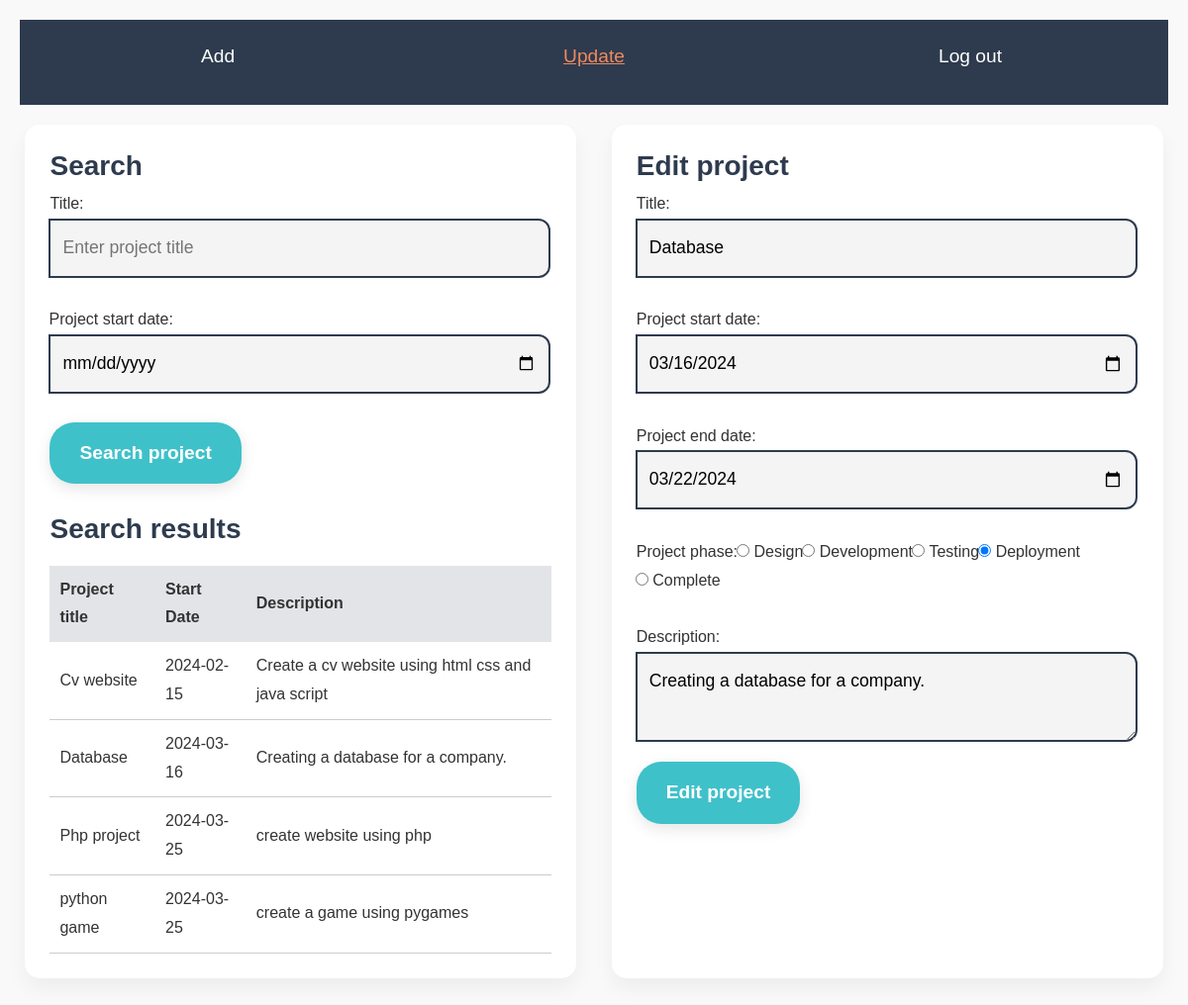
The app's page /update.php?id=2 (signed in) with its own data.
### tables this page shows
CREATE TABLE `projects` (
  `pid` int(10) UNSIGNED NOT NULL,
  `title` varchar(100) NOT NULL,
  `start_date` date DEFAULT NULL,
  `end_date` date DEFAULT NULL,
  `phase` enum('design','development','testing','deployment','complete') DEFAULT NULL,
  `description` varchar(500) DEFAULT NULL,
  `uid` int(10) UNSIGNED NOT NULL
);

### update.php (the view, shortened to what this page needs)
<!DOCTYPE html>
<html>
    <head>
        <link rel="stylesheet" href="https://cdn.jsdelivr.net/npm/bootstrap@5.1.1/dist/css/bootstrap.min.css" />
        <link rel="stylesheet" type="text/css" href="css/style.css" />
    </head>
    <body>
        <header id="main-header">
            <nav>
                <ul>
                    <li><a href="add.php">Add</a></li>
                    <li><a class="reactive" href="">Update</a></li>
                    <li><a href="#" onclick="logout()">Log out</a></li>
                </ul>
            </nav>
        </header>
        <main>
            <section class="boxes">
                <section id="left">
                    <h3>Search</h3>
                    <form method="post" action="update.php">
                        <section class="input-group">
                            <label>Title:</label>
                            <input name="title" type="text" placeholder="Enter project title">
                        </section><br>
                        <section class="input-group">
                            <br><label for="sDate">Project start date:</label>
                            <input type="date" name="sDate">
                        </section><br>
                        <button type="submit" value="Search project">Search project</button><br><br>
                    </form>
                    <h3>Search results</h3>
                                            <?php
                        if (!(isset($_POST['submitted2']))){
                            require_once ('connectdb.php');
                            try {
                                $query="SELECT  * FROM  projects ";
                                $rows =  $db->query($query);
                                if ( $rows && $rows->rowCount()> 0) {
                                    ?>
                                    <table cellspacing="0"  cellpadding="5" id="myTable" >
                                    <tr><th align='left'><b>Project title</b></th>   <th align='left'><b>Start Date</b></th> <th align='left'><b>Description</b></th ></tr>
                                        <?php
                                        while ($row = $rows->fetch()) {
                                            echo "<tr onclick=\"window.location='update.php?id=" . $row['pid'] . "'\">";
                                            echo "<td align='left'>" . $row['title'] . "</td>";
                                            echo "<td align='left'>" . $row['start_date'] . "</td>";
                                            echo "<td align='left'>" . $row['description'] . "</td>";
                                            echo "</tr>\n";
                                        }
                                    echo  '</table>';
                                }else {
                                    echo  "<p>No  projects in the list.</p>\n";
                                }
                            }catch (PDOException $ex) {
                                echo "<p style='color:red'>Failed to execute the query: " . $ex->getMessage() . "</p>\n";
                            }
                        }
                    ?>
                </section>
                <section id="right">
                    <h3>Edit project</h3>
                    <?php
                        if(isset($_GET['id'])) {
                            $project_id = $_GET['id'];
                            require_once ('connectdb.php');
                            $query = "SELECT * FROM projects WHERE projects.pid = ?";
                            $statement = $db->prepare($query);
                            $statement->execute(array($project_id));
                            $project_details = $statement->fetch(PDO::FETCH_ASSOC);
                            $phase= $project_details['phase'];
                            echo "<form method='post' action='update.php'>
                                <section class='input-row'>
                                    <section class='input-group'>
                                        <label>Title:</label>
                                        <input name='title' type='text' placeholder='Enter project title' value='" . htmlspecialchars($project_details['title']) . "'>
                                    </section><br>
                                    <section class='input-group'>
                                        <label for='sDate'>Project start date:</label>
                                        <input type='date' name='sDate' value='" . htmlspecialchars($project_details['start_date']) . "'>
                                    </section><br>
                                    <section class='input-group'>
                                        <label for='sDate'>Project end date:</label>
                                        <input type='date' name='eDate' value='" . htmlspecialchars($project_details['end_date']) . "'>
                                    </section><br>
                                    <section class='input-group'>
                                        <label>Project phase:</label>
                                        <div>
                                            <input type='radio' name='phase' value='design'" . ($phase === 'design' ? ' checked' : '') . ">
                                            <label for='design'>Design</label>
                                        </div>
                                        <div>
                                            <input type='radio' name='phase' value='development'" . ($phase === 'development' ? ' checked' : '') . ">
                                            <label for='development'>Development</label>
                                        </div>
                                        <div>
                                            <input type='radio' name='phase' value='testing'" . ($phase === 'testing' ? ' checked' : '') . ">
                                            <label for='testing'>Testing</label>
                                        </div>
                                        <div>
                                            <input type='radio' name='phase' value='deployment'" . ($phase === 'deployment' ? ' checked' : '') . ">
                                            <label for='deployment'>Deployment</label>
                                        </div>
                                        <div>
                                            <input type='radio' name='phase' value='complete'" . ($phase === 'complete' ? ' checked' : '') . ">
                                            <label for='complete'>Complete</label>
                                        </div>
                                    </section>
                                </section>
                                <br/>
                                <section class='input-group'>
                                    <label>Description:</label>
                                    <textarea id='textbox' name='textbox' placeholder='Enter description here'>" . htmlspecialchars($project_details['description']) . "</textarea>
                                </section>
                                <div class='button-container'>
                                    <button type='submit' value='edit'>Edit project</button><br><br>
                                </div>
                                <input type='hidden' name='pass_id' value=' $project_id '>
                            </form>";
                        }
                        else {
                            echo  "<p>Plese select a project on the left to be able to edit it.</p>\n";
                        }
                    ?>
                </section>
            </section>
        </main>
    </body>
</html>

### css/style.css (style rules this page uses)
body { font-family: 'Poppins', sans-serif; background: #f9f9f9; line-height: 1.8; margin: 0; padding: 20px; color: #333333; }
#main-header nav { background: #2e3b4e; color: #ffffff; padding: 15px 10px; }
#main-header ul { list-style: none; padding: 0; display: flex; justify-content: space-between; align-items: center; }
#main-header ul li { padding-top: 5px; flex:1; text-align: center; font-size: 1.2rem; }
#main-header ul li a { color: #ffffff; text-decoration: none; transition: color 0.3s ease; }
#main-header ul li a.reactive { color: #f08a5d; text-decoration: underline; }
h1, h2, h3, h6 { color: #2e3b4e; font-weight: 700; }
.boxes { display: flex; flex-wrap: wrap; gap: 30px; justify-content: space-evenly; padding-bottom: 20px; }
#left, #right { flex-basis: 48%; background: #ffffff; padding: 25px; margin-top: 20px; border-radius: 15px; box-shadow: 0 10px 20px rgba(0, 0, 0, 0.05); transition: transform 0.3s ease, box-shadow 0.3s ease; }
.input-group { flex-basis: 48%; }
.input-group input[type='text'], .input-group input[type='email'], .input-group input[type='date'], .input-group input[type='password'], textarea { width: 100%; border: 2px solid #2e3b4e; border-radius: 12px; padding: 12px; font-size: 1.1rem; background: #f4f4f4; transition: border-color 0.3s ease; }
button[type='submit'] { background-color: #3fc1c9; color: #ffffff; padding: 14px 30px; border: none; cursor: pointer; border-radius: 25px; font-size: 1.2rem; font-weight: bold; box-shadow: 0 5px 15px rgba(0, 0, 0, 0.1); transition: background-color 0.3s ease, transform 0.2s ease; }
.button-container { display: flex; justify-content: left; align-items: center; margin-top: 20px; }
#myTable { width: 100%; border-collapse: collapse; margin-top: 20px; }
#myTable th { background-color: #e3e4e8; padding: 10px; text-align: left; font-size: 1rem; color: #333; }
#myTable td { padding: 10px; border-bottom: 1px solid #ccc; }

### records on screen
projects: title "Cv website", start_date "2024-02-15", description "Create a cv website using html css and java script"
projects: title "Database", start_date "2024-03-16", description "Creating a database for a company.", sDate "03/16/2024", eDate "03/22/2024", phase "☑", textbox "Creating a database for a company."
projects: title "Php project", start_date "2024-03-25", description "create website using php"
projects: title "python game", start_date "2024-03-25", description "create a game using pygames"
